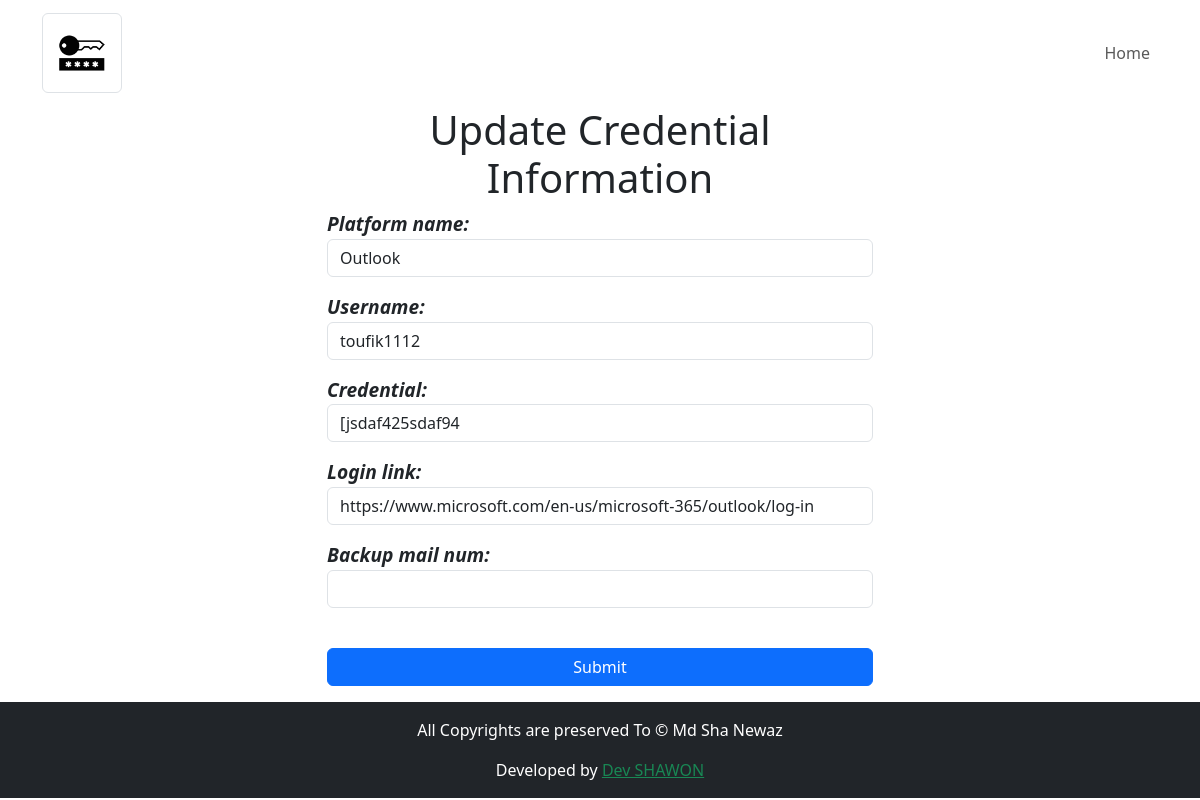
The app's page /pass/edit/2/ with its own data.
### PassApp/models.py (models this page shows, shortened)
class CredentialModel(models.Model):
    platform_name = models.CharField(max_length=100, null=True, blank=True)
    username = models.CharField(max_length=100, null=True, blank=True)
    credential = models.CharField(max_length=100, null=True, blank=True)
    login_link = models.CharField(max_length=1000, null=True, blank=True)
    backup_mail_num = models.CharField(max_length=100, null=True, blank=True)
    creation_date = models.DateTimeField(auto_now_add=True)

### PassApp/views.py (the view)
# urls.py: path('edit/<int:id>/', views.credential_edit_view,name='edit'),
def credential_edit_view(request, id):
    credential = CredentialModel.objects.get(pk=id)
    form = CredentialForm(request.POST or None, instance=credential)
    if form.is_valid():
        form.save()
        return redirect('PassApp:profile')
    context =  {
        'credential' : credential,
        'form' : form,
        'top_text' : 'Update Credential Information',
        'title': 'Edit',
    }
    return render(request, 'PassApp/edit.html', context=context)

### PassApp/forms.py
class CredentialForm(forms.ModelForm):
    class Meta:
        model = CredentialModel
        fields = ('platform_name', 'username', 'credential', 'login_link', 'backup_mail_num')
        widgets = {
            'platform_name' : forms.TextInput(attrs={'class':'form-control'}),
            'username' : forms.TextInput(attrs={'class':'form-control'}),
            'credential' : forms.TextInput(attrs={'class':'form-control'}),
            'login_link' : forms.TextInput(attrs={'class':'form-control'}),
            'backup_mail_num' : forms.TextInput(attrs={'class':'form-control'})
        }

### template/PassApp/edit.html (shortened to what this page needs)
{% extends 'index.html' %}
{% load static %}
{% load crispy_forms_tags %}
{% block body_block %}
    <div class="container">
        <div class="row">
            <div class="col-3"></div>
            <div class="col-md-6">
                <h4 class="text-center display-6">{{ top_text }}</h4>
                <form action="" Method="POST">
                    {{ form.as_p }}
                    <div class="form-group mb-3 d-grid gap-2">
                        <input class="btn btn-primary btn-block" type="submit" value="Submit" name="" id="">
                    </div>
                </form>
            </div>
        </div>
    </div>
{% endblock %}

### template/PassApp/edit.html (style rules this page uses)
label { font-weight: bold; font-style: italic; font-size: 1.2em; }

### records on screen
CredentialModel: platform_name "Outlook", username "toufik1112", credential "[jsdaf425sdaf94", login_link "https://www.microsoft.com/en-us/microsoft-365/outlook/log-in"

### other values on screen
{{ top_text }} "Update Credential Information"
